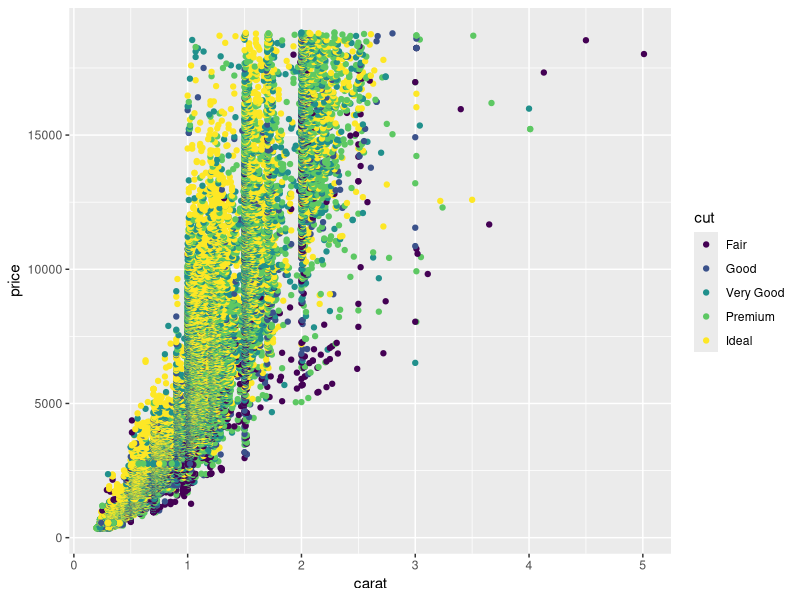
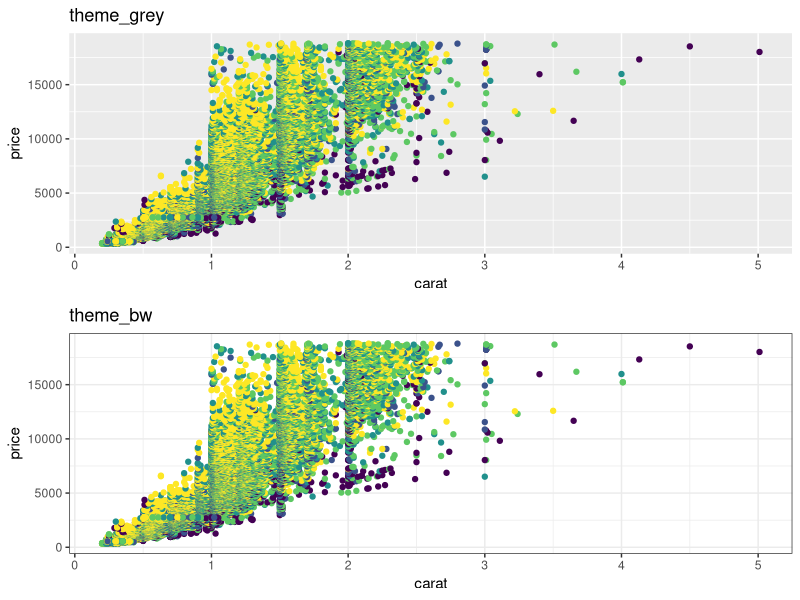
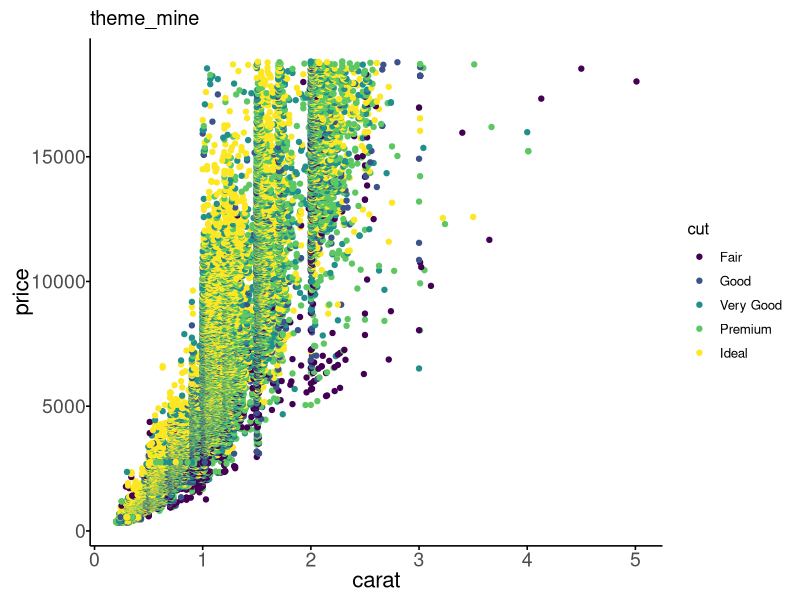
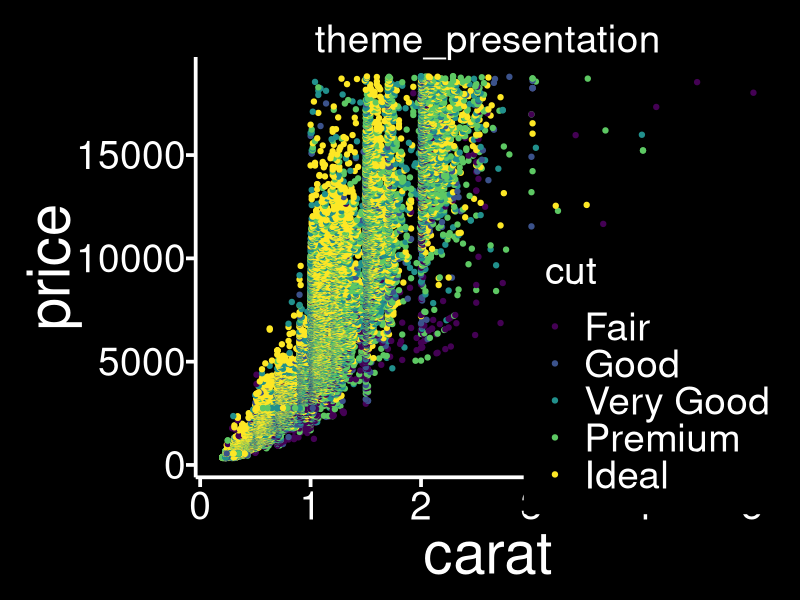

Write R code to recreate these figures, in order. (Note: this script raises an error after producing the figures.)
## ---- chunk 1
.libPaths("D:/RPackages")
## ---- chunk 2
library(ggplot2)
library(grid)  # Needed for some aspects of the themes
library(scales) # Needed for some aspects of the themes

 ggplot(diamonds, ) +
  geom_point(aes(x=carat, y = price,colour=cut)) 

## ---- chunk 3
library(gridExtra)

 a<-ggplot(diamonds, ) +
  geom_point(aes(x=carat, y = price,colour=cut)) +
  labs(title="theme_grey") +
  theme(legend.position="none")

 b<-ggplot(diamonds, ) +
  geom_point(aes(x=carat, y = price,colour=cut)) +
  labs(title="theme_bw")   + 
  theme_bw() +
  theme(legend.position="none")

grid.arrange(a,b,nrow=2)

## ---- chunk 4
theme_mine <- function(base_size = 12, base_family = "") {
  # Starts with theme_grey and then modify some parts
  theme_bw(base_size = base_size, base_family = base_family) %+replace%
    theme(
      strip.background = element_blank(),
      strip.text.x = element_text(size = 18),
      strip.text.y = element_text(size = 18),
      axis.text.x = element_text(size=14),
      axis.text.y = element_text(size=14,hjust=1),
      axis.ticks =  element_line(colour = "black"), 
      axis.title.x= element_text(size=16),
      axis.title.y= element_text(size=16,angle=90),
      #legend.position = "none", 
      panel.background = element_blank(), 
      panel.border =element_blank(), 
      panel.grid.major = element_blank(), 
      panel.grid.minor = element_blank(), 
      panel.margin = unit(1.0, "lines"), 
      plot.background = element_blank(), 
      plot.margin = unit(c(0.5,  0.5, 0.5, 0.5), "lines"),
      axis.line = element_line(colour = "black")
    )
}


ggplot(diamonds, ) +
  geom_point(aes(x=carat, y = price,colour=cut)) +
  labs(title="theme_mine") +
  theme_mine()

## ---- chunk 5
theme_presentation<- function(base_size = 28, base_family = "") {
  # Starts with theme_grey and then modify some parts
  theme_bw(base_size = base_size, base_family = base_family) %+replace%
    theme(
      strip.background = element_blank(),
      strip.text.x = element_text(size = 18,colour="white"),
      strip.text.y = element_text(size = 18,colour="white"),
      axis.text.x = element_text(size=28,colour="white"),
      axis.text.y = element_text(size=28,colour="white",hjust=1),
      axis.ticks =  element_line(colour = "white"), 
      axis.title.x= element_text(size=42,colour="white"),
      axis.title.y= element_text(size=42,angle=90,colour="white"),
      #legend.position = "none", 
      panel.background = element_rect(fill="black"), 
      panel.border =element_blank(),  
      panel.grid.major = element_blank(), 
      panel.grid.minor = element_blank(), 
      panel.margin = unit(1.0, "lines"), 
      plot.background = element_rect(fill="black"), 
      plot.title =element_text(size=28,colour="white"), 
      plot.margin = unit(c(1,  1, 1, 1), "lines"),
      axis.line = element_line(colour = "white"),
      legend.background=element_rect(fill='black'),
      legend.title=element_text(size=28,colour="white"),
      legend.text=element_text(size=28,colour="white"),
      legend.key = element_rect( fill = 'black'),
      legend.key.size = unit(c(1, 1), "lines")
    )
}


ggplot(diamonds, ) +
  geom_point(aes(x=carat, y = price,colour=cut)) +
  labs(title="theme_presentation") +
  theme_presentation() + 
  theme(legend.position=c(1,0.25))

## ---- chunk 6

library(maps)
library(reshape2)

theme_map <- function(base_size = 12, base_family = "") {
  # Starts with theme_grey and then modify some parts
  theme_bw(base_size = base_size, base_family = base_family) %+replace%
    theme(
      strip.background = element_blank(),
      strip.text.x = element_text(size = 18),
      strip.text.y = element_text(size = 18),
      axis.text.x = element_blank(),
      axis.text.y = element_blank(),
      axis.ticks = element_blank(), 
      axis.title.x = element_blank(),
      axis.title.y = element_blank(),
      panel.background = element_blank(), 
      panel.border =element_blank(), 
      panel.grid.major = element_blank(), 
      panel.grid.minor = element_blank(), 
      panel.margin = unit(1.0, "lines"), 
      plot.background = element_blank(), 
      plot.margin = unit(c(0.25,  0.5, 0.0, 0.00), "lines"),
      axis.line = element_blank(),
      legend.background=element_blank(),
      legend.margin = unit(0.1, "line"),
      legend.title=element_text(size=16,colour="black"),
      legend.text=element_text(size=16,colour="black",hjust=0.2),
      legend.key = element_blank(),
      legend.key.width=unit(2, "line"),
      legend.key.height=unit(2, "line"))
    
}

crimes <- data.frame(state = tolower(rownames(USArrests)), USArrests)
states_map <- map_data("state")

  d<-ggplot(crimes, aes(map_id = state)) + 
    geom_map(aes(fill = Murder), map = states_map) + 
    labs(title="default") +
    expand_limits(x = states_map$long, y = states_map$lat) + 
    coord_map()
  e<-ggplot(crimes, aes(map_id = state)) + 
    geom_map(aes(fill = Murder), map = states_map) + 
    labs(title="theme_map") +
    expand_limits(x = states_map$long, y = states_map$lat) + 
    coord_map() +
    theme_map()

grid.arrange(d,e,ncol=1)

